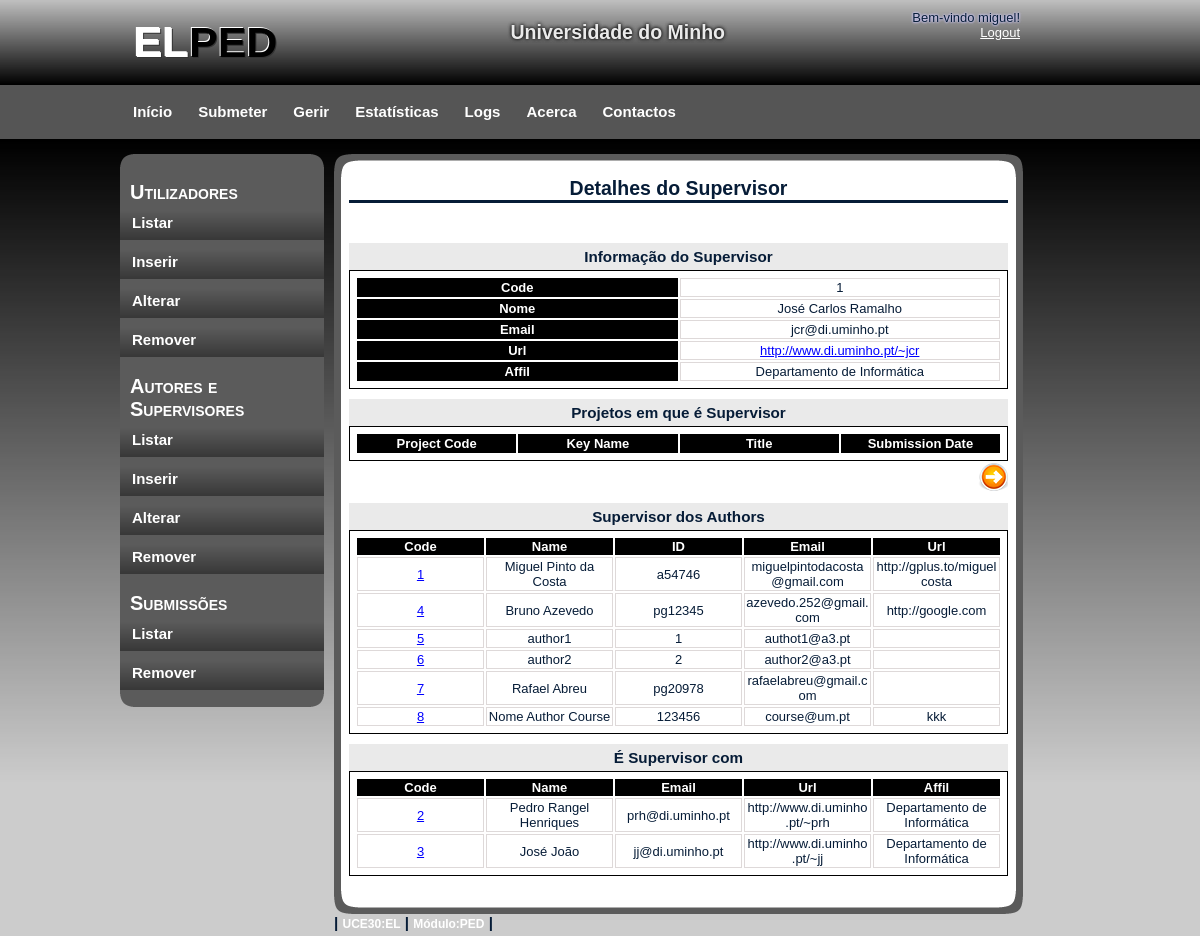
Page /gerirU/gerirAS_Show_supervisor.php?supcode=1&page_p=1 (signed in) on the earlier database version.
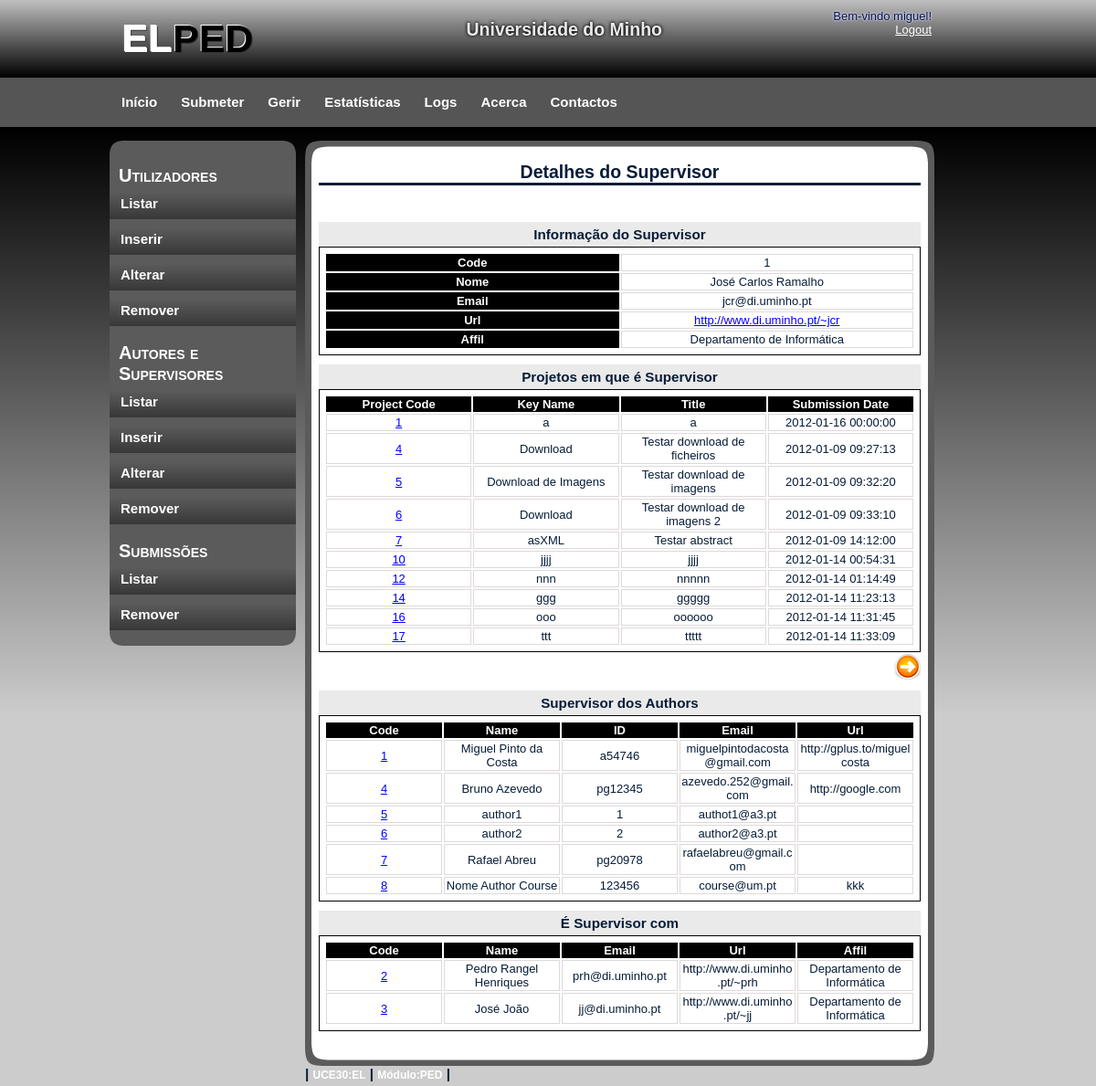
Same page on the later database version.
### tables this page shows
CREATE TABLE IF NOT EXISTS `Supervisor` (
  `supcode` int(11) NOT NULL AUTO_INCREMENT,
  `name` varchar(50) NOT NULL,
  `email` varchar(50) NOT NULL,
  `url` varchar(2002) DEFAULT NULL,
  `affil` varchar(50) DEFAULT NULL,
  PRIMARY KEY (`supcode`)
);

CREATE TABLE IF NOT EXISTS `Author` (
  `authorcode` int(11) NOT NULL AUTO_INCREMENT,
  `name` varchar(50) NOT NULL,
  `id` varchar(10) NOT NULL,
  `email` varchar(50) NOT NULL,
  `url` varchar(2002) DEFAULT NULL,
  `coursecode` int(11) NOT NULL DEFAULT '0',
  PRIMARY KEY (`authorcode`),
  KEY `coursecode` (`coursecode`)
);

CREATE TABLE IF NOT EXISTS `ProjSup` (
  `projcode` int(11) NOT NULL,
  `supcode` int(11) NOT NULL,
  PRIMARY KEY (`projcode`,`supcode`),
  KEY `supcode` (`supcode`)
);

CREATE TABLE IF NOT EXISTS `Project` (
  `projcode` int(11) NOT NULL AUTO_INCREMENT,
  `keyname` varchar(30) NOT NULL,
  `title` varchar(50) NOT NULL,
  `subtitle` varchar(100) DEFAULT NULL,
  `bdate` date NOT NULL,
  `edate` date NOT NULL,
  `subdate` datetime NOT NULL,
  `abstract` varchar(1502) NOT NULL,
  `coursecode` int(11) NOT NULL,
  `path` varchar(300) NOT NULL,
  `remove` int(11) NOT NULL,
  PRIMARY KEY (`projcode`),
  KEY `coursecode` (`coursecode`)
);

### gerirU/gerirAS_Show_supervisor.php (the view, shortened to what the changed rows need)
<!DOCTYPE html>
<html>
    <head>
        <link rel="stylesheet" type="text/css" href="../css/style.css" />
    </head>
    <body>
        <div id="container">
            <?php
            require_once '../header.php';
            include '../ini.php';
            ?>
            <div id="content">
                <div id="content_main">
                    <h2>Detalhes do Supervisor</h2>
                    <br/>
                    <br/>
                    <div id="containt_main_users">
                        <?php
                        if (!$con) {
                            echo "<h3>Erro ao ligar ao servidor.</h3><br/>" . mysql_error();
                        } else {
                            $supcode = $_GET["supcode"];
                            $page_p = $_GET["page_p"];
                            $sql = "SELECT * FROM Supervisor WHERE supcode='$supcode'";
                            $res = mysql_query($sql, $con);
                            while ($row = mysql_fetch_array($res)) {
                                ?>
                                <div id="details">
                                    <h3>Informação do Supervisor</h3>
                                    <table>
                                        <tr>
                                            <th>Code</th>
                                            <td><?php echo $row['supcode'] ?></td>
                                        </tr>
                                        <tr>
                                            <th>Nome</th>
                                            <td><?php echo $row['name'] ?></td>
                                        </tr>
                                        <tr>
                                            <th>Email</th>
                                            <td><?php echo $row['email'] ?></td>
                                        </tr>
                                        <tr>
                                            <th>Url</th>
                                            <td>
                                                <a href="<?php echo $row['url']; ?>" target="_blank">
                                                    <?php echo $row['url'] ?>
                                                </a>
                                            </td>
                                        </tr>
                                        <tr>
                                            <th>Affil</th>
                                            <td><?php echo $row['affil'] ?></td>
                                        </tr>
                                    </table>
                                    <?php
                                }
                                ?>
                                <h3>Projetos em que é Supervisor</h3>
                                <?php
                                $v_p_max = $page_p * 10;
                                $v_p_min = $v_p_max - 10;
                                $sql = "SELECT projcode FROM ProjSup WHERE supcode='$supcode' LIMIT $v_p_min, $v_p_max";
                                $res = mysql_query($sql, $con);
                                ?>
                                <table>
                                    <tr>
                                        <th>Project Code</th>
                                        <th>Key Name</th>
                                        <th>Title</th>
                                        <th>Submission Date</th>
                                    </tr>
                                    <?php
                                    while ($row = mysql_fetch_array($res)) {
                                        $projcode = $row['projcode'];
                                        $sql2 = "SELECT projcode, keyname, title, subdate FROM Project WHERE remove=0 AND projcode='$projcode'";
                                        $res2 = mysql_query($sql2, $con);
                                        while ($row2 = mysql_fetch_array($res2)) {
                                            echo "<tr>";
                                            echo "<td><a href=\"gerirS_Show.php?projcode=$projcode\"> $projcode</a></td>";
                                            echo "<td>" . $row2['keyname'] . "</td>";
                                            echo "<td>" . $row2['title'] . "</td>";
                                            echo "<td>" . $row2['subdate'] . "</td>";
                                            echo "</tr>";
                                        }
                                    }
                                    ?>
                                </table>
                                <div id="page">
                                    <?php
                                    $page_mais = $page_p + 1;
                                    $link_mais = "gerirAS_Show_supervisor.php?supcode=$supcode&page_p=$page_mais";
                                    ?>
                                        <?php
                                    $sql = "SELECT COUNT(projcode) AS total FROM ProjSup WHERE supcode='$supcode'";
                                    $res = mysql_query($sql, $con);
                                    $total = 0;
                                    while ($row = mysql_fetch_array($res)) {
                                        $total = $row["total"];
                                    }
                                    if ($page_p * 10 < $total) {
                                        ?>
                                        <a href="<?php echo $link_mais; ?>">
                                        </a>
                                        <?php
                                    }
                                    ?>
                                </div>
                                <h3>Supervisor dos Authors</h3>
                                <?php
                                $sql = "SELECT * FROM Author WHERE authorcode IN(
                                    SELECT authorcode FROM ProjAut WHERE projcode IN(
                                    SELECT projcode FROM ProjSup WHERE supcode='$supcode'))";
                                $res = mysql_query($sql, $con);
                                ?>
                                <table>
                                    <tr>
                                        <th>Code</th>
                                        <th>Name</th>
                                        <th>ID</th>
                                        <th>Email</th>
                                        <th>Url</th>
                                    </tr>
                                    <?php
                                    while ($row = mysql_fetch_array($res)) {
                                        $id = $row['authorcode'];
                                        echo "<tr>";
                                        echo "<td><a href=\"gerirAS_Show_author.php?authorcode=$id\">" . $id . "</a></td>";
                                        echo "<td>" . $row['name'] . "</td>";
                                        echo "<td>" . $row['id'] . "</td>";
                                        echo "<td>" . $row['email'] . "</td>";
                                        echo "<td>" . $row['url'] . "</td>";
                                        echo "</tr>";
                                    }
                                    ?>
                                </table>
                                <h3>É Supervisor com</h3>
                                <?php
                                $sql = "SELECT * FROM Supervisor WHERE supcode IN(
                                    SELECT supcode FROM ProjSup WHERE projcode IN(
                                    SELECT projcode FROM ProjSup WHERE supcode='$supcode')
                                    AND supcode !='$supcode')";
                                $res = mysql_query($sql, $con);
                                ?>
                                <table>
                                    <tr>
                                        <th>Code</th>
                                        <th>Name</th>
                                        <th>Email</th>
                                        <th>Url</th>
                                        <th>Affil</th>
                                    </tr>
                                    <?php
                                    while ($row = mysql_fetch_array($res)) {
                                        $id = $row['supcode'];
                                        echo "<tr>";
                                        echo "<td><a href=\"gerirAS_Show_supervisor.php?supcode=$id&page_p=1\">" . $id . "</a></td>";
                                        echo "<td>" . $row['name'] . "</td>";
                                        echo "<td>" . $row['email'] . "</td>";
                                        echo "<td>" . $row['url'] . "</td>";
                                        echo "<td>" . $row['affil'] . "</td>";
                                        echo "</tr>";
                                    }
                                    ?>
                                </table>
                                <?php
                            }
                            ?>
                        </div>
                    </div>
                    <br/>
                </div>
            </div>
        </div>
    </body>
</html>

Differences in the rows shown:
now on this page (row unchanged): projsup: projcode "1"
now on this page (row edited): project: keyname "a", title "a", subdate "2012-01-16 00:00:00"
now on this page (row unchanged): projsup: projcode "4"
now on this page (row edited): project: keyname "Download", title "Testar download de ficheiros", subdate "2012-01-09 09:27:13"
now on this page (row unchanged): projsup: projcode "5"
now on this page (row edited): project: keyname "Download de Imagens", title "Testar download de imagens", subdate "2012-01-09 09:32:20"
now on this page (row unchanged): projsup: projcode "6"
now on this page (row edited): project: keyname "Download", title "Testar download de imagens 2", subdate "2012-01-09 09:33:10"
now on this page (row unchanged): projsup: projcode "7"
now on this page (row edited): project: keyname "asXML", title "Testar abstract", subdate "2012-01-09 14:12:00"
now on this page (row unchanged): projsup: projcode "10"
now on this page (row edited): project: keyname "jjjj", title "jjjj", subdate "2012-01-14 00:54:31"
now on this page (row unchanged): projsup: projcode "12"
now on this page (row edited): project: keyname "nnn", title "nnnnn", subdate "2012-01-14 01:14:49"
now on this page (row unchanged): projsup: projcode "14"
now on this page (row edited): project: keyname "ggg", title "ggggg", subdate "2012-01-14 11:23:13"
now on this page (row unchanged): projsup: projcode "16"
now on this page (row edited): project: keyname "ooo", title "oooooo", subdate "2012-01-14 11:31:45"
now on this page (row unchanged): projsup: projcode "17"
now on this page (row edited): project: keyname "ttt", title "ttttt", subdate "2012-01-14 11:33:09"
